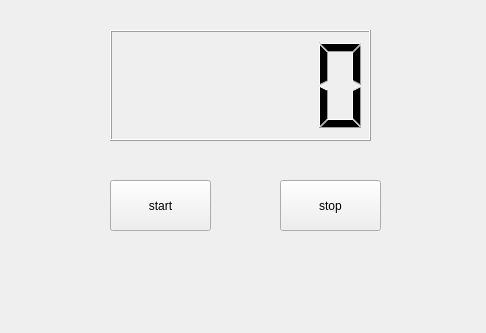
<?xml version="1.0" encoding="UTF-8"?>
<ui version="4.0">
 <class>Widget</class>
 <widget class="QWidget" name="Widget">
  <property name="geometry">
   <rect>
    <x>0</x>
    <y>0</y>
    <width>486</width>
    <height>333</height>
   </rect>
  </property>
  <property name="windowTitle">
   <string>Widget</string>
  </property>
  <widget class="QLCDNumber" name="lcdNumber">
   <property name="geometry">
    <rect>
     <x>110</x>
     <y>30</y>
     <width>261</width>
     <height>111</height>
    </rect>
   </property>
  </widget>
  <widget class="QPushButton" name="pushButtonStart">
   <property name="geometry">
    <rect>
     <x>110</x>
     <y>180</y>
     <width>101</width>
     <height>51</height>
    </rect>
   </property>
   <property name="text">
    <string>start</string>
   </property>
  </widget>
  <widget class="QPushButton" name="pushButtonStop">
   <property name="geometry">
    <rect>
     <x>280</x>
     <y>180</y>
     <width>101</width>
     <height>51</height>
    </rect>
   </property>
   <property name="text">
    <string>stop</string>
   </property>
  </widget>
 </widget>
 <layoutdefault spacing="6" margin="11"/>
 <resources/>
 <connections/>
</ui>
